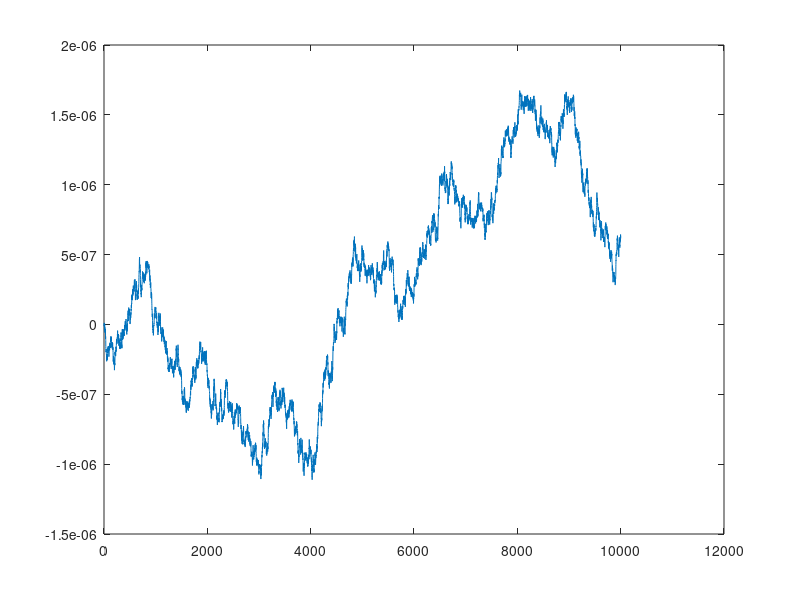
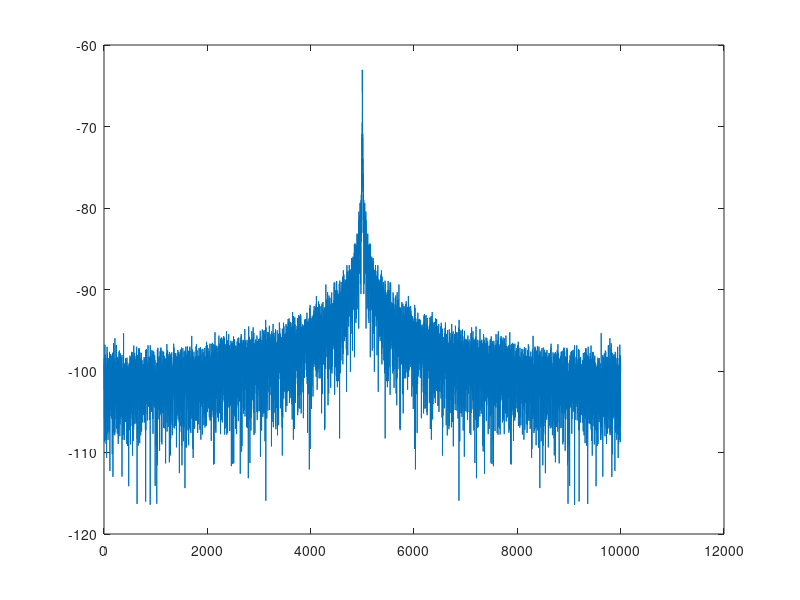

Here is the MATLAB script that generated these plots, in order:
close all
clearvars
um = 1e-6;
nm = 1e-9;
pm = 1e-12;
MHz = 1e6;
kHz = 1e3;
km = 1e3;
ps = 1e-12;
mW = 1e-3;

c = 299792458;
sample_num = 10000;

lo.linewidth = 1000000*kHz;
lo.PSD = 40;
lo.lambda = 1550*nm;
lo.field = 1e1;
fc = c/lo.lambda;

fmin = fc - lo.linewidth/2;
fmax = fc + lo.linewidth/2;

D = 10^(lo.PSD/10);
var = D*((1/fmin)-(1/fmax));
std = sqrt(var);

phi = zeros(1, sample_num+1);
random_walk = std*randn(1, length(phi)-1);

for i = 1:1:length(phi)-1
    phi(i+1) = phi(i) + random_walk(i);
end

figure
grid on
plot(phi)

ff = fftshift(fft(phi));
figure
grid on
plot(10*log10(abs(ff/sample_num)))
